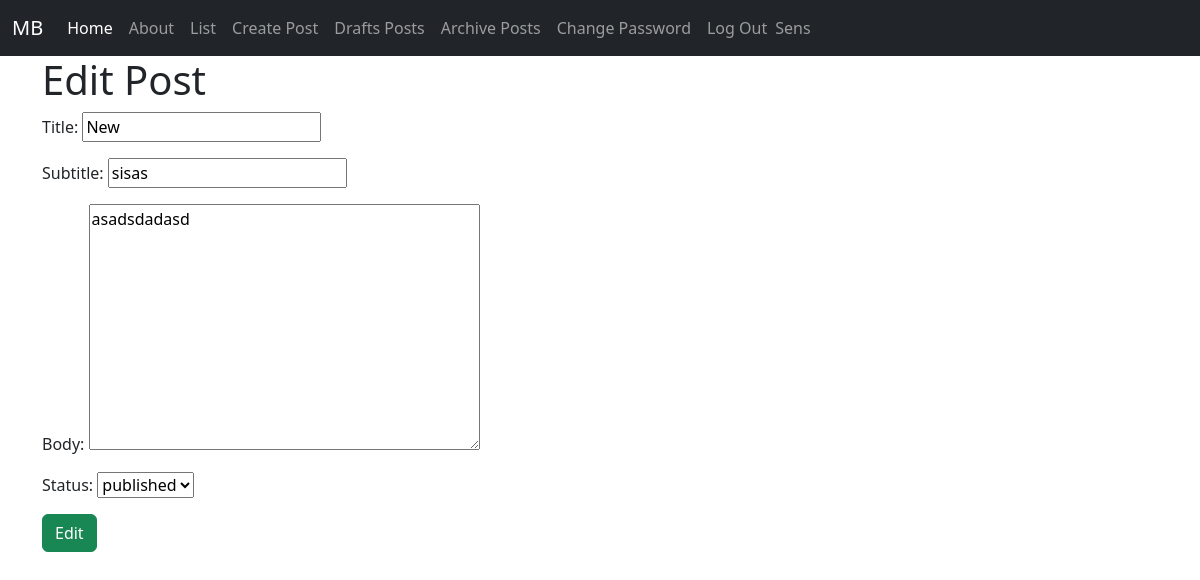
Page /posts/edit/9/ (signed in) on the committed database.
### posts/models.py (models this page shows, shortened)
class Post(models.Model):
    title = models.CharField(max_length=128)
    subtitle = models.CharField(max_length=256)
    author = models.ForeignKey(get_user_model(), on_delete=models.CASCADE)
    body = models.TextField()
    created_on = models.DateTimeField(auto_now_add=True)
    status = models.ForeignKey(Status, on_delete=models.CASCADE)

### posts/views.py (the view)
# urls.py: path("edit/<int:pk>/", views.PostUpdateView.as_view(), name="edit"),
class PostUpdateView(LoginRequiredMixin, UserPassesTestMixin, UpdateView):
    template_name = "posts/edit.html"
    model = Post
    fields = ["title", "subtitle", "body", "status"]
    def test_func(self):
        post = self.get_object()
        return self.request.user == post.author

### posts/models.py (called while the page is built)
    def __str__(self):
        return self.name

### templates/posts/edit.html (shortened to what this page needs)
{% extends 'base.html' %}
{% block content %}
<h1>Edit Post</h1>
<form method="POST">
    {{ form.as_p }}
    <input type="submit" value="Edit" class="btn btn-success">
</form>
{% endblock content%}

### templates/base.html (shortened to what this page needs)
<!DOCTYPE html>
<html lang="en">
<head>
    <link href="https://cdn.jsdelivr.net/npm/bootstrap@5.3.3/dist/css/bootstrap.min.css" rel="stylesheet"
>
</head>
<body>
    <nav class="navbar navbar-expand-lg navbar-dark bg-dark">
        <div class="container-fluid">
            <a class="navbar-brand" href="">MB</a>
            <div class="collapse navbar-collapse" id="navbarNavAltMarkup">
                <div class="navbar-nav">
                    <a class="nav-link active" aria-current="page" href="{% url 'home' %}">Home</a>
                    <a class="nav-link" href="{% url 'about' %}">About</a>
                    <a class="nav-link" href="{% url 'list' %}">List</a>
                    {% if user.is_authenticated %}
                    <a class="nav-link" href="{% url 'new' %}">Create Post</a>
                    <a class="nav-link" href="{% url 'drafts' %}">Drafts Posts</a>
                    <a class="nav-link" href="{% url 'archive' %}">Archive Posts</a>
                    <a class="nav-link" href="{% url 'password_change' %}">Change Password</a>
                    <button type="button" class="nav-link" data-bs-toggle="modal" data-bs-target="#miModal">
                        Log Out
                    </button>
                    <p style="padding: 0; text-align: center; margin-bottom: auto; margin-top: auto;"class="nav-link">{{user}}</p>
                    {% else %}
                    <a class="nav-link" href="{% url 'password_reset' %}">Reset Password</a>
                    <a class="nav-link" href="{% url 'login' %}">Login</a>
                    <a class="nav-link" href="{% url 'signup' %}">Sign Up</a>
                    {% endif %}
                </div>
            </div>
        </div>
    </nav>
    <div class="container">
        {% block content %}
        {% endblock %}
    </div>
</body>
</html>

### rows in the picture
Post: title "New", subtitle "sisas", body "asadsdadasd", status "published"

### other values in the picture
{{ user }} "Sens"
